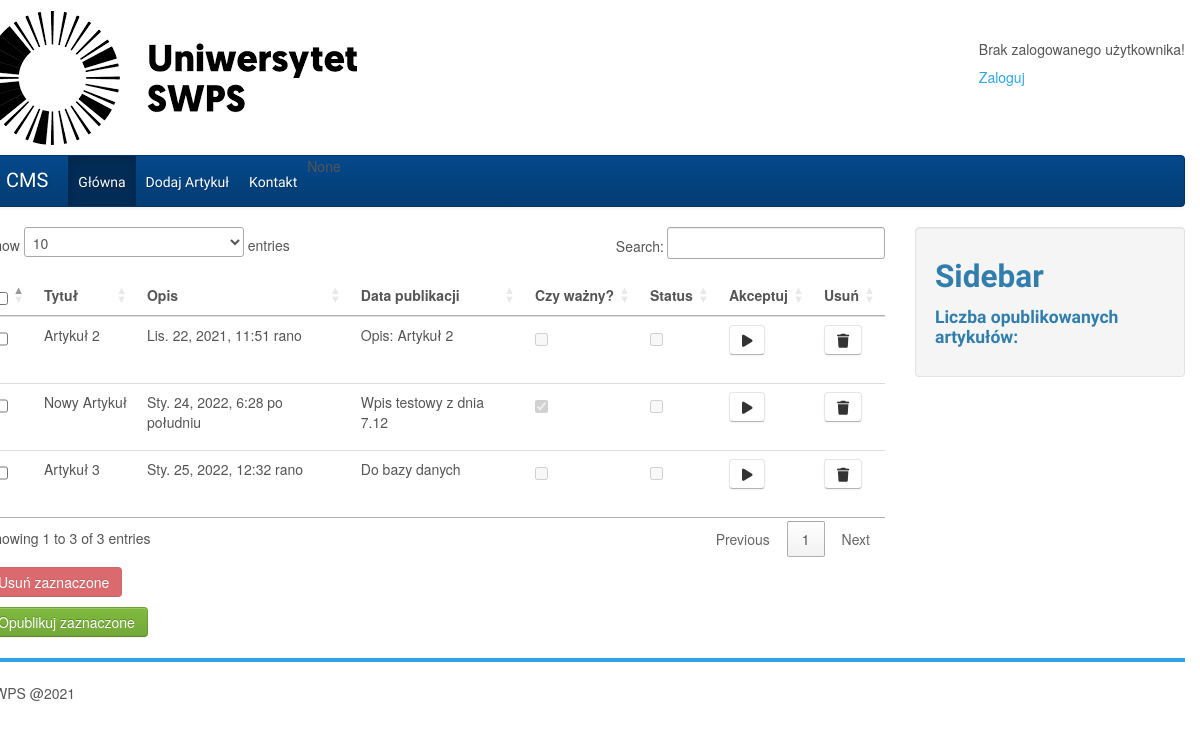
/articles/article_accept/, run on the app's committed database.
### pjarticles/models.py (models this page shows, shortened)
class PJArticles(models.Model):
    title = models.CharField(max_length=50, verbose_name='Tytuł wpisu')
    description = models.CharField(max_length=100, verbose_name='Opis artykułu')
    content = models.TextField(null=False, verbose_name='Treść')
    pub_data = models.DateTimeField(verbose_name='Data Publikacji', auto_now_add=True)
    pub_user = models.CharField(verbose_name='Publikował - Inicjały', max_length=2)
    important = models.BooleanField(verbose_name='Czy ważny', default=0)
    image = models.ImageField(upload_to="img", verbose_name='Obrazek', null=True)
    status = models.BooleanField(verbose_name='Opublikowany?', default=0)

### pjarticles/views.py (the view)
# urls.py: path('article_accept/', views.article_acc),
def article_acc(request):
    art = PJArticles.objects.filter(status = False)
    return render(request, 'article_accept.html', {'art' : art})

### templates/article_accept.html (shortened to what this page needs)
{% extends "index.html" %}
{% load static %}
{% block articles-imp %}
<div class="article">
    <table class="table" id="table" class="display" style="width:100%">
        <thead class="thead-light">
            <tr>
                <th scope="col" class="no-sort first-col"><input type="checkbox" id="all_checkbox" name="active"></th>
                <th scope="col">Tytuł</th>
                <th scope="col">Opis</th>
                <th scope="col">Data publikacji</th>
                <th scope="col" class="td-center no-sort">Czy ważny?</th>
                <th scope="col" class="td-center no-sort">Status</th>
                <th scope="col" class="td-center no-sort">Akceptuj</th>
                <th scope="col" class="td-center no-sort">Usuń</th>
            </tr>
        </thead>
        <tbody>
{% if art.count > 0 %}
{% for art in art %}
            <tr>
                <td><input type="checkbox" class="checkbox" id="{{art.id}}"></td>
                <td>{{art.title}}</td>
                <td>{{art.pub_data}}</td>
                <td>{{art.description}}</td>
                <td>{% if art.important == 1 %}<input type="checkbox" class="" value="T" id="{{art.id}}" checked disabled="True">
                {% else %}
                <input type="checkbox" class="" value="N" id="{{art.id}}"  disabled="True">
                {% endif %}
                </td>
                <td>{% if art.status == 1 %}<input type="checkbox" class="" value="T" id="{{art.id}}" checked disabled="True">
                    {% else %}
                    <input type="checkbox" class="" value="N" id="{{art.id}}"  disabled="True">
                    {% endif %}
                </td>
                <td class ="submit"><form action="{% url 'pjarticles:article_pub' art.id %}" method="post">
                    <button type="submit" class="btn remove-button" onclick="return confirm('Czy na pewno chcesz publikować artykuł {{art.title}}?');">
                        <i class="fas fa-play"></i>
                    </button>
                    </form>
                </td>
                <td class="delete"> <form action="{% url 'pjarticles:article_del' art.id %}" method="post">
                    <button type="delete" class="btn remove-button" onclick="return confirm('Czy na pewno chcesz usunąć artykuł {{art.title}}?');">
                        <i class="fas fa-trash"></i>
                    </button>
                    </form>
                </td>
            </tr>
{% endfor %}
        </tbody>
    </table>
 <div class="card-body">
    <button id= "delete-button" class="btn btn-danger btn-sm disabled" onclick="return confirm('Czy na pewno chcesz usunąć wybrane pozycje')" >Usuń zaznaczone</button>
 </div>
 <div class="card-body">
    <button id="submit-button" class="btn btn-success" onclick="return confirm('Czy na pewno opublikować wybrane artykuły?')" >Opublikuj zaznaczone</button>
 </div>
</div>
{% else %}
    <p>Brak artykułów</p>
{% endif %}
{% endblock %}

### templates/index.html (shortened to what this page needs)
{% load static %}
<!DOCTYPE html>
<html lang="pl">
<head>
    <link rel="stylesheet" type="text/css" href="{% static 'css/bootstrap.min.css' %}">
    <link rel="stylesheet" type="text/css" href="{% static 'css/bootstrap-responsive.min.css' %}">
    <link rel="stylesheet" type="text/css" href="{% static 'css/style.css' %}">
    <link rel="stylesheet" type="text/css" href="https://cdn.datatables.net/1.11.3/css/jquery.dataTables.css">
</head>
<body>
<div class="container" id="wrapper">
    <div class="row">
        <div class="topbar">
            <div class="logo pull-left">
                <h1><a href="#"><img src="{% static 'img/pobrane.png' %}"></a></h1>
            </div>
            <div class="topbar-links pull-right">
                {% if request.user.is_authenticated %}
                <p>User zalogowany: {{ request.user.username }}</p><a href="/articles/logout/">Wyloguj</a>
                {% else %}
                <p>Brak zalogowanego użytkownika!</p><a href="/articles/login/">Zaloguj</a>
                {% endif %}
            </div>
        </div>
    </div>
    <div class="row">
        <div id="mainmenu" class="navbar navbar-inverse">
                <div class="navbar-inner">
                    <div>
                        <a class="brand" href="#">CMS</a>
                        <ul class="nav">
                            <li class="active"><a href="/articles/main/">Główna</a></li>
                            <li><a href="/articles/add_article/">Dodaj Artykuł</a></li>
                            <li><a href="/articles/contact/">Kontakt</a></li>
                            {% if user.is_superuser %}
                            <li><a href="/articles/article_accept/">Zakładka Admin</a></li>
                            {% else %}
                            {{ None }}
                            {% endif %}
                        </ul>
                    </div>
                </div>
        </div>
    </div>
    <div class="row">
        <div class="span9">
            <div class="row">
                {% block articles-imp %}
                {% endblock %}
            </div>
        </div>
        <div class="span3">
            <div class="well sidebar-nav">
                <h2>Sidebar</h2>
                <h4>Liczba opublikowanych artykułów: {{ status_count }}</h4>
            </div>
        </div>
    </div>
    <div class="row">
        <hr>
        <div class="footer-wrap">
            <p>SWPS @2021</p>
        </div>
    </div>
</div>
</body>
</html>

### css/style.css (style rules this page uses)
.topbar-links { line-height: 18px; margin-top: 40px; }
hr { color: rgb(47, 164, 231); background-color: rgb(47, 164, 231); height: 4px; }

### data on the page
PJArticles: title "Artykuł 2", pub_data "Lis. 22, 2021, 11:51 rano", description "Opis: Artykuł 2"
PJArticles: title "Nowy Artykuł", pub_data "Sty. 24, 2022, 6:28 po południu", description "Wpis testowy z dnia 7.12"
PJArticles: title "Artykuł 3", pub_data "Sty. 25, 2022, 12:32 rano", description "Do bazy danych"

### other printed values
{{ None }} "None"
